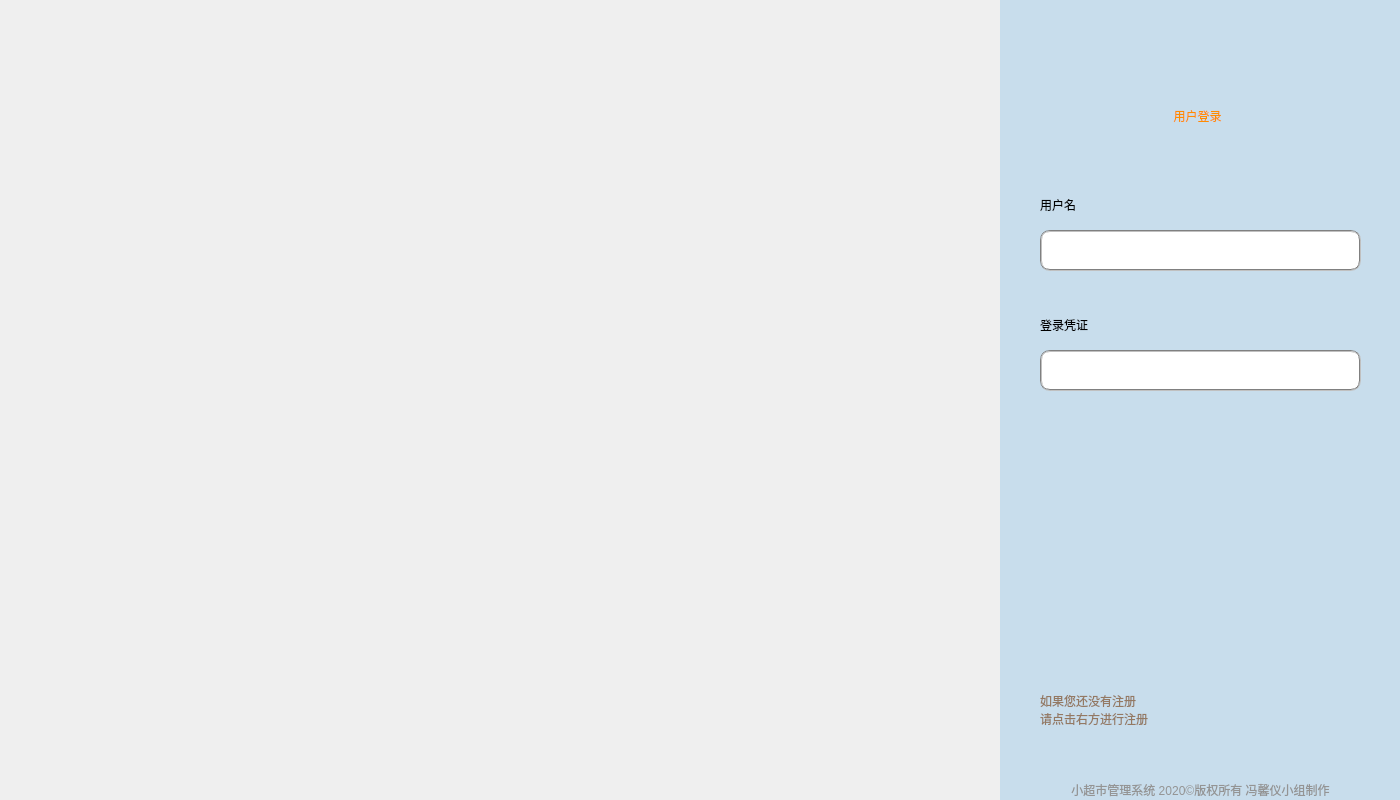
<?xml version="1.0" encoding="UTF-8"?>
<ui version="4.0">
 <class>Small_Shop_SQL</class>
 <widget class="QMainWindow" name="Small_Shop_SQL">
  <property name="geometry">
   <rect>
    <x>0</x>
    <y>0</y>
    <width>1400</width>
    <height>800</height>
   </rect>
  </property>
  <property name="windowTitle">
   <string>Small_Shop_SQL</string>
  </property>
  <widget class="QWidget" name="centralwidget">
   <widget class="QLabel" name="label_Background_For_LogInPage">
    <property name="geometry">
     <rect>
      <x>0</x>
      <y>0</y>
      <width>1000</width>
      <height>800</height>
     </rect>
    </property>
    <property name="styleSheet">
     <string notr="true">background-image: url(:/res/res/bg.jpg);</string>
    </property>
    <property name="text">
     <string/>
    </property>
   </widget>
   <widget class="QLineEdit" name="le_UserName">
    <property name="geometry">
     <rect>
      <x>1040</x>
      <y>230</y>
      <width>321</width>
      <height>41</height>
     </rect>
    </property>
    <property name="styleSheet">
     <string notr="true">font: 10pt &quot;方正粗圆简体&quot;;
border:2px groove gray;border-radius:10px;padding:2px 4px</string>
    </property>
    <property name="clearButtonEnabled">
     <bool>true</bool>
    </property>
   </widget>
   <widget class="QLineEdit" name="le_Password">
    <property name="geometry">
     <rect>
      <x>1040</x>
      <y>350</y>
      <width>321</width>
      <height>41</height>
     </rect>
    </property>
    <property name="styleSheet">
     <string notr="true">font: 10pt &quot;方正粗圆简体&quot;;border:2px groove gray;border-radius:10px;padding:2px 4px</string>
    </property>
    <property name="echoMode">
     <enum>QLineEdit::Password</enum>
    </property>
    <property name="clearButtonEnabled">
     <bool>true</bool>
    </property>
   </widget>
   <widget class="QLabel" name="label">
    <property name="geometry">
     <rect>
      <x>1040</x>
      <y>190</y>
      <width>80</width>
      <height>30</height>
     </rect>
    </property>
    <property name="styleSheet">
     <string notr="true">font: 13pt &quot;方正粗圆简体&quot;;
</string>
    </property>
    <property name="text">
     <string>用户名</string>
    </property>
   </widget>
   <widget class="QLabel" name="label_2">
    <property name="geometry">
     <rect>
      <x>1040</x>
      <y>310</y>
      <width>100</width>
      <height>30</height>
     </rect>
    </property>
    <property name="styleSheet">
     <string notr="true">font: 13pt &quot;方正粗圆简体&quot;;
</string>
    </property>
    <property name="text">
     <string>登录凭证</string>
    </property>
   </widget>
   <widget class="QLabel" name="label_3">
    <property name="geometry">
     <rect>
      <x>997</x>
      <y>80</y>
      <width>401</width>
      <height>71</height>
     </rect>
    </property>
    <property name="styleSheet">
     <string notr="true">font: 30pt &quot;方正粗圆简体&quot;;
color: rgb(255, 140, 0);</string>
    </property>
    <property name="text">
     <string>用户登录</string>
    </property>
    <property name="alignment">
     <set>Qt::AlignCenter</set>
    </property>
   </widget>
   <widget class="QPushButton" name="pushButton">
    <property name="geometry">
     <rect>
      <x>1040</x>
      <y>420</y>
      <width>100</width>
      <height>80</height>
     </rect>
    </property>
    <property name="styleSheet">
     <string notr="true">background-color: rgb(154, 200, 233,115);
background-image: url(:/res/res/Login.png);
</string>
    </property>
    <property name="text">
     <string/>
    </property>
    <property name="flat">
     <bool>true</bool>
    </property>
   </widget>
   <widget class="QLabel" name="label_4">
    <property name="geometry">
     <rect>
      <x>1010</x>
      <y>235</y>
      <width>30</width>
      <height>30</height>
     </rect>
    </property>
    <property name="styleSheet">
     <string notr="true">background-image: url(:/res/res/User.png);</string>
    </property>
    <property name="text">
     <string/>
    </property>
   </widget>
   <widget class="QLabel" name="label_5">
    <property name="geometry">
     <rect>
      <x>1040</x>
      <y>690</y>
      <width>161</width>
      <height>40</height>
     </rect>
    </property>
    <property name="styleSheet">
     <string notr="true">font: 10pt &quot;方正粗圆简体&quot;;
color: rgb(148, 121, 99);</string>
    </property>
    <property name="text">
     <string>如果您还没有注册
请点击右方进行注册</string>
    </property>
   </widget>
   <widget class="QPushButton" name="pb_adduser">
    <property name="geometry">
     <rect>
      <x>1210</x>
      <y>690</y>
      <width>40</width>
      <height>40</height>
     </rect>
    </property>
    <property name="styleSheet">
     <string notr="true">background-color: rgb(154, 200, 233,115);
background-image: url(:/res/res/AddUser.png);</string>
    </property>
    <property name="text">
     <string/>
    </property>
    <property name="autoDefault">
     <bool>false</bool>
    </property>
    <property name="flat">
     <bool>true</bool>
    </property>
   </widget>
   <widget class="QLabel" name="label_6">
    <property name="geometry">
     <rect>
      <x>1010</x>
      <y>355</y>
      <width>30</width>
      <height>30</height>
     </rect>
    </property>
    <property name="styleSheet">
     <string notr="true">background-image: url(:/res/res/pass.png);</string>
    </property>
    <property name="text">
     <string/>
    </property>
   </widget>
   <widget class="QLabel" name="label_7">
    <property name="geometry">
     <rect>
      <x>1000</x>
      <y>0</y>
      <width>400</width>
      <height>800</height>
     </rect>
    </property>
    <property name="styleSheet">
     <string notr="true">
background-color: rgb(154, 200, 233, 115);</string>
    </property>
    <property name="text">
     <string/>
    </property>
   </widget>
   <widget class="QLabel" name="label_8">
    <property name="geometry">
     <rect>
      <x>1000</x>
      <y>780</y>
      <width>401</width>
      <height>20</height>
     </rect>
    </property>
    <property name="styleSheet">
     <string notr="true">color: rgb(148, 148, 148);</string>
    </property>
    <property name="text">
     <string>小超市管理系统 2020©版权所有 冯馨仪小组制作</string>
    </property>
    <property name="alignment">
     <set>Qt::AlignCenter</set>
    </property>
   </widget>
   <widget class="QLabel" name="le_NoPass">
    <property name="geometry">
     <rect>
      <x>1040</x>
      <y>160</y>
      <width>311</width>
      <height>21</height>
     </rect>
    </property>
    <property name="styleSheet">
     <string notr="true">color: rgb(255, 0, 0);
font: 9pt &quot;雅痞-简&quot;;</string>
    </property>
    <property name="text">
     <string/>
    </property>
   </widget>
   <zorder>label_7</zorder>
   <zorder>label_Background_For_LogInPage</zorder>
   <zorder>le_UserName</zorder>
   <zorder>le_Password</zorder>
   <zorder>label</zorder>
   <zorder>label_2</zorder>
   <zorder>label_3</zorder>
   <zorder>pushButton</zorder>
   <zorder>label_4</zorder>
   <zorder>label_5</zorder>
   <zorder>pb_adduser</zorder>
   <zorder>label_6</zorder>
   <zorder>label_8</zorder>
   <zorder>le_NoPass</zorder>
  </widget>
  <widget class="QMenuBar" name="menubar">
   <property name="geometry">
    <rect>
     <x>0</x>
     <y>0</y>
     <width>1400</width>
     <height>23</height>
    </rect>
   </property>
  </widget>
 </widget>
 <resources/>
 <connections/>
</ui>
